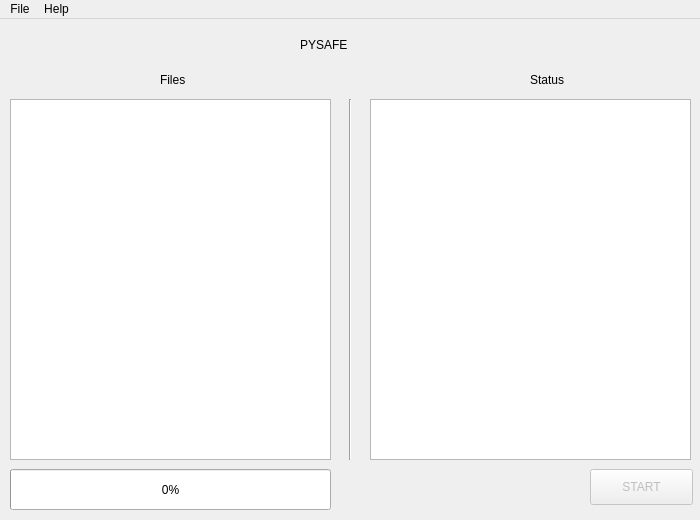
<?xml version="1.0" encoding="UTF-8"?>
<ui version="4.0">
 <class>MainWindow</class>
 <widget class="QMainWindow" name="MainWindow">
  <property name="geometry">
   <rect>
    <x>0</x>
    <y>0</y>
    <width>700</width>
    <height>520</height>
   </rect>
  </property>
  <property name="minimumSize">
   <size>
    <width>700</width>
    <height>520</height>
   </size>
  </property>
  <property name="maximumSize">
   <size>
    <width>700</width>
    <height>520</height>
   </size>
  </property>
  <property name="windowTitle">
   <string>Pysafe</string>
  </property>
  <widget class="QWidget" name="centralwidget">
   <widget class="QLabel" name="pysafe_label">
    <property name="geometry">
     <rect>
      <x>300</x>
      <y>0</y>
      <width>111</width>
      <height>51</height>
     </rect>
    </property>
    <property name="styleSheet">
     <string notr="true">font: 75  bold 20pt &quot;Arial&quot;;</string>
    </property>
    <property name="text">
     <string>PYSAFE</string>
    </property>
   </widget>
   <widget class="QLabel" name="files_label">
    <property name="geometry">
     <rect>
      <x>160</x>
      <y>50</y>
      <width>66</width>
      <height>21</height>
     </rect>
    </property>
    <property name="text">
     <string>Files</string>
    </property>
   </widget>
   <widget class="QTextBrowser" name="files_text">
    <property name="geometry">
     <rect>
      <x>10</x>
      <y>80</y>
      <width>321</width>
      <height>361</height>
     </rect>
    </property>
   </widget>
   <widget class="QProgressBar" name="progressBar">
    <property name="geometry">
     <rect>
      <x>10</x>
      <y>450</y>
      <width>321</width>
      <height>41</height>
     </rect>
    </property>
    <property name="value">
     <number>0</number>
    </property>
   </widget>
   <widget class="Line" name="line">
    <property name="geometry">
     <rect>
      <x>340</x>
      <y>80</y>
      <width>20</width>
      <height>361</height>
     </rect>
    </property>
    <property name="orientation">
     <enum>Qt::Vertical</enum>
    </property>
   </widget>
   <widget class="QPushButton" name="start_btn">
    <property name="enabled">
     <bool>false</bool>
    </property>
    <property name="geometry">
     <rect>
      <x>590</x>
      <y>450</y>
      <width>103</width>
      <height>36</height>
     </rect>
    </property>
    <property name="text">
     <string>START</string>
    </property>
   </widget>
   <widget class="QLabel" name="status_label">
    <property name="geometry">
     <rect>
      <x>530</x>
      <y>50</y>
      <width>66</width>
      <height>21</height>
     </rect>
    </property>
    <property name="text">
     <string>Status</string>
    </property>
   </widget>
   <widget class="QTextBrowser" name="status_text">
    <property name="geometry">
     <rect>
      <x>370</x>
      <y>80</y>
      <width>321</width>
      <height>361</height>
     </rect>
    </property>
   </widget>
  </widget>
  <widget class="QMenuBar" name="menubar">
   <property name="geometry">
    <rect>
     <x>0</x>
     <y>0</y>
     <width>700</width>
     <height>29</height>
    </rect>
   </property>
   <widget class="QMenu" name="menuAction">
    <property name="title">
     <string>File</string>
    </property>
    <addaction name="actionEncrypt"/>
    <addaction name="actionDecrypt"/>
   </widget>
   <widget class="QMenu" name="menuHelp">
    <property name="title">
     <string>Help</string>
    </property>
    <addaction name="actionGithub_SAJAD_net"/>
   </widget>
   <addaction name="menuAction"/>
   <addaction name="menuHelp"/>
  </widget>
  <action name="actionEncrypt">
   <property name="text">
    <string>Encrypt</string>
   </property>
  </action>
  <action name="actionDecrypt">
   <property name="text">
    <string>Decrypt</string>
   </property>
  </action>
  <action name="actionGithub_SAJAD_net">
   <property name="text">
    <string>Github : SAJAD-net/Pysafe</string>
   </property>
  </action>
 </widget>
 <resources/>
 <connections/>
</ui>
